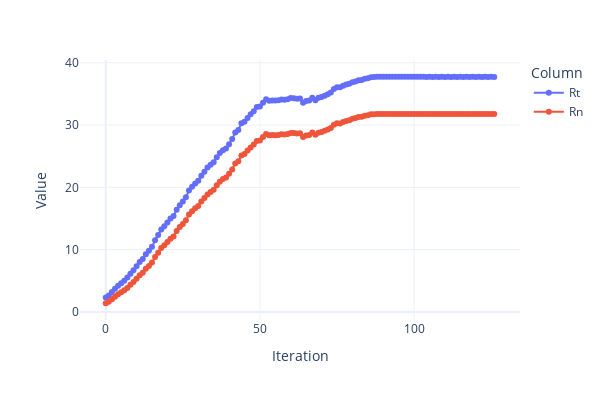

Notebook source saved alongside this figure:
### Code cell
plot_columns_vs_iteration(one_file,['Rt','Rn'])
